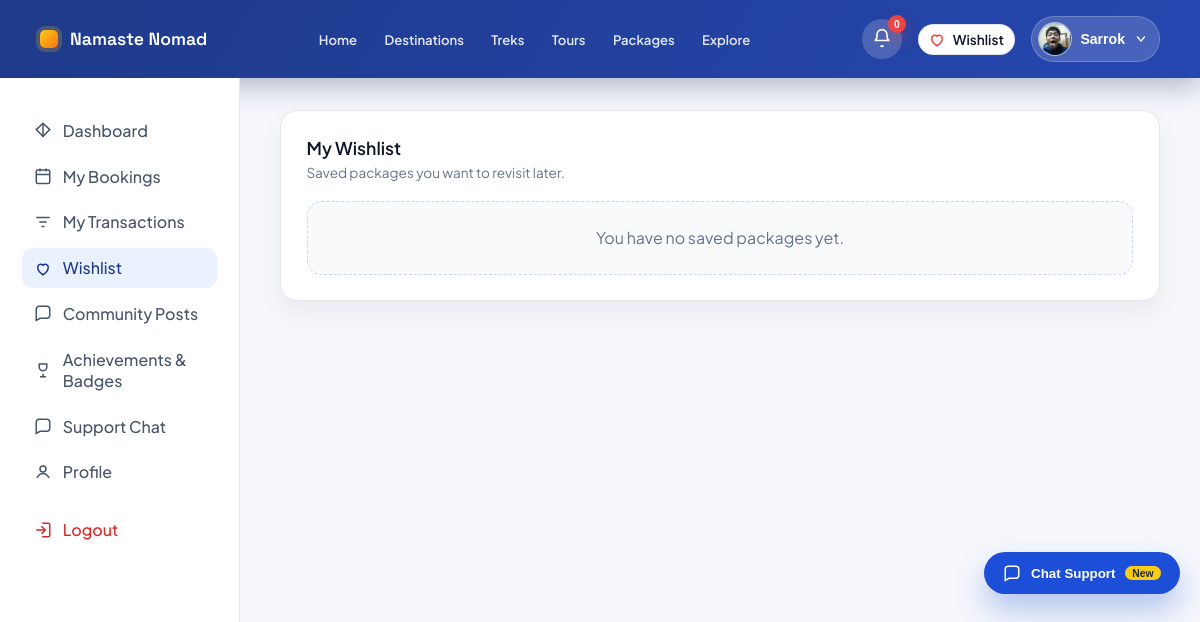
Screenshot of /accounts/traveler/wishlist/ (signed in) with the database file from the repository.
### accounts/models.py (models this page shows, shortened)
class TravelerProfile(models.Model):
    GENDER_CHOICES = (
        ('male', 'Male'),
        ('female', 'Female'),
        ('other', 'Other'),
        ('', 'Prefer not to say'),
    )
    user = models.OneToOneField(User, on_delete=models.CASCADE, related_name='traveler_profile')
    date_of_birth = models.DateField(blank=True, null=True)
    gender = models.CharField(max_length=20, choices=GENDER_CHOICES, blank=True)
    nationality = models.CharField(max_length=80, blank=True)
    bio = models.TextField(blank=True)
    avatar = models.ImageField(upload_to='avatars/', blank=True, null=True)
    created_at = models.DateTimeField(auto_now_add=True)

class User(AbstractUser):
    USER_TYPE_CHOICES = (
        ('vendor', 'Vendor'),
        ('traveler', 'Traveler'),
        ('admin', 'Admin'),
    )
    user_type = models.CharField(max_length=10, choices=USER_TYPE_CHOICES)
    phone = models.CharField(max_length=20, blank=True, null=True)
    is_verified = models.BooleanField(default=False)

### accounts/views.py (the view)
# urls.py: path('traveler/wishlist/', views.traveler_wishlist, name='traveler_wishlist'),
@never_cache
@login_required(login_url='traveler_login')
def traveler_wishlist(request):
    if not _ensure_traveler(request):
        return redirect('traveler_login')
    profile = _get_traveler_profile(request.user)
    if profile is None:
        profile = TravelerProfile.objects.create(user=request.user)
    wishlist_items = (
        Wishlist.objects.filter(traveler=request.user)
        .select_related('package', 'package__vendor')
        .prefetch_related('package__images')
        .order_by('-created_at')
    )
    wishlist_ids = set(wishlist_items.values_list('package_id', flat=True))
    return render(request, 'accounts/traveler_wishlist.html', {
        'traveler_profile': profile,
        'wishlist_items': wishlist_items,
        'wishlist_ids': wishlist_ids,
        'active_page': 'wishlist',
    })

### accounts/templates/accounts/traveler_wishlist.html (shortened to what this page needs)
{% extends "accounts/traveler_base.html" %}
{% load static %}
{% block traveler_content %}
    <section class="card">
        <div class="card-header">
            <div>
                <h2>My Wishlist</h2>
                <p class="card-subtitle">Saved packages you want to revisit later.</p>
            </div>
        </div>
        {% if wishlist_items %}
            <div class="package-grid wishlist-grid" data-wishlist-grid>
                {% for item in wishlist_items %}
                    {% with package=item.package %}
                        <article class="explore-package-card wishlist-card" data-wishlist-card>
                            {% with cover=package.images.all|first %}
                                <div class="explore-package-media" {% if cover %}style="background-image: url('{{ cover.image.url }}');"{% elif package.image_url %}style="background-image: url('{{ package.image_url }}');"{% endif %}>
                                    <a class="explore-package-media-link" href="{% url 'package_detail' package.id %}" aria-label="{{ package.title }}"></a>
                                    {% if package.is_featured %}
                                        <span class="package-tag featured-tag">Featured</span>
                                    {% endif %}
                                    {% if package.season_badge %}
                                        <span class="package-tag season-badge">{{ package.season_badge }}</span>
                                    {% endif %}
                                    {% include "core/includes/wishlist_button.html" with package=package %}
                                </div>
                            {% endwith %}
                            <div class="explore-package-body">
                                <div class="explore-package-top">
                                    <h3><a href="{% url 'package_detail' package.id %}">{{ package.title }}</a></h3>
                                    <div class="package-price">Rs {{ package.price|floatformat:0 }}</div>
                                </div>
                                <p class="package-meta">{{ package.location_name|default:package.location|default:"Nepal" }}</p>
                                <p class="package-meta">
                                    Available {{ package.available_from|date:"M d, Y"|default:"Not set" }} -
                                    {{ package.available_until|date:"M d, Y"|default:"Not set" }}
                                </p>
                                <div class="wishlist-actions">
                                    <a class="btn-outline" href="{% url 'package_detail' package.id %}">View Package</a>
                                    <button
                                        type="button"
                                        class="btn-outline wishlist-remove"
                                        data-wishlist-toggle
                                        data-package-id="{{ package.id }}"
                                        data-wishlist-url="{% url 'wishlist_toggle' %}"
                                        data-login-url="{% url 'account_login_choice' %}"
                                        data-can-wishlist="true"
                                        aria-pressed="true"
                                    >
                                        Remove
                                    </button>
                                </div>
                            </div>
                        </article>
                    {% endwith %}
                {% endfor %}
            </div>
        {% else %}
            <div class="wishlist-empty">You have no saved packages yet.</div>
        {% endif %}
    </section>
{% endblock %}

### accounts/templates/accounts/traveler_base.html (shortened to what this page needs)
{% load static %}
<!DOCTYPE html>
<html lang="en">
<head>
    <link rel="stylesheet" href="{% static 'css/traveler_profile.css' %}?v=20260227a">
    <link rel="stylesheet" href="{% static 'css/support_widget.css' %}?v=20260312a">
    <link rel="stylesheet" href="{% static 'css/notifications.css' %}?v=20260313a">
    <link rel="stylesheet" href="{% static 'css/wishlist.css' %}?v=20260315a">
</head>
<body>
    <header class="traveler-topbar">
        <a class="brand" href="{% url 'home' %}">
            <span class="brand-mark"></span>
            <span class="brand-name">Namaste Nomad</span>
        </a>
        <nav class="topbar-nav" aria-label="Public navigation">
            <a href="{% url 'home' %}" {% if request.resolver_match.url_name == 'home' %}class="active"{% endif %}>Home</a>
            <a href="#">Destinations</a>
            <a href="{% url 'package_treks' %}" {% if request.resolver_match.url_name == 'package_treks' %}class="active"{% endif %}>Treks</a>
            <a href="{% url 'package_tours' %}" {% if request.resolver_match.url_name == 'package_tours' %}class="active"{% endif %}>Tours</a>
            <a href="{% url 'package_list' %}" {% if request.resolver_match.url_name == 'package_list' %}class="active"{% endif %}>Packages</a>
            <a href="{% url 'community_feed' %}" {% if request.resolver_match.url_name == 'community_feed' %}class="active"{% endif %}>Explore</a>
        </nav>
        <div class="topbar-actions">
            {% include "accounts/includes/notification_bell.html" %}
            {% include "accounts/includes/wishlist_icon.html" %}
            <div class="profile-dropdown" data-profile-dropdown>
                <button type="button" class="profile-trigger" aria-haspopup="true" aria-expanded="false">
                    <span class="profile-trigger-avatar">
                        {% if traveler_profile and traveler_profile.avatar %}
                            <img src="{{ traveler_profile.avatar.url }}" alt="Traveler avatar">
                        {% else %}
                            <img src="{% static 'images/default-avatar.svg' %}" alt="Default traveler avatar">
                        {% endif %}
                    </span>
                    <span class="profile-trigger-name">{{ request.user.first_name|default:"Traveler" }}</span>
                    <svg width="14" height="14" viewBox="0 0 20 20" fill="none" aria-hidden="true">
                        <path d="M5 7l5 6 5-6" stroke="currentColor" stroke-width="2" stroke-linecap="round" stroke-linejoin="round"/>
                    </svg>
                </button>
            </div>
        </div>
    </header>
    <div class="traveler-shell">
        <aside class="traveler-sidebar">
            <nav class="sidebar-nav">
                <a class="nav-item {% if active_page == 'explore' %}active{% endif %}" href="{% url 'traveler_home' %}">
                    <span class="nav-icon">
                        <svg viewBox="0 0 24 24" fill="none" stroke="currentColor" stroke-width="2" aria-hidden="true">
                            <path d="M3 11.5 12 3l9 8.5-9 9-9-9z"/>
                            <path d="M12 3v18"/>
                        </svg>
                    </span>
                    Dashboard
                </a>
                <a class="nav-item {% if active_page == 'bookings' %}active{% endif %}" href="{% url 'traveler_bookings' %}">
                    <span class="nav-icon">
                        <svg viewBox="0 0 24 24" fill="none" stroke="currentColor" stroke-width="2" aria-hidden="true">
                            <rect x="3" y="4" width="18" height="18" rx="2"/>
                            <path d="M16 2v4M8 2v4M3 10h18"/>
                        </svg>
                    </span>
                    My Bookings
                </a>
                <a class="nav-item {% if active_page == 'transactions' %}active{% endif %}" href="{% url 'traveler_transactions' %}">
                    <span class="nav-icon">
                        <svg viewBox="0 0 24 24" fill="none" stroke="currentColor" stroke-width="2" aria-hidden="true">
                            <path d="M3 6h18"/>
                            <path d="M7 12h10"/>
                            <path d="M10 18h4"/>
                        </svg>
                    </span>
                    My Transactions
                </a>
                <a class="nav-item {% if active_page == 'wishlist' %}active{% endif %}" href="{% url 'traveler_wishlist' %}">
                    <span class="nav-icon">
                        <svg viewBox="0 0 24 24" fill="none" stroke="currentColor" stroke-width="2" aria-hidden="true">
                            <path d="M12 21s-7-4.35-7-10a4 4 0 0 1 7-2.65A4 4 0 0 1 19 11c0 5.65-7 10-7 10z"/>
                        </svg>
                    </span>
                    <span class="nav-label">Wishlist</span>
                </a>
                <a class="nav-item {% if active_page == 'community' %}active{% endif %}" href="{% url 'community_dashboard' %}">
                    <span class="nav-icon">
                        <svg viewBox="0 0 24 24" fill="none" stroke="currentColor" stroke-width="2" aria-hidden="true">
                            <path d="M21 15a4 4 0 0 1-4 4H8l-5 3V7a4 4 0 0 1 4-4h10a4 4 0 0 1 4 4z"/>
                        </svg>
                    </span>
                    Community Posts
                </a>
                <a class="nav-item {% if active_page == 'achievements' %}active{% endif %}" href="{% url 'traveler_achievements' %}">
                    <span class="nav-icon">
                        <svg viewBox="0 0 24 24" fill="none" stroke="currentColor" stroke-width="2" aria-hidden="true">
                            <path d="M8 21h8"/>
                            <path d="M12 17v4"/>
                            <path d="M7 4h10v4a5 5 0 0 1-10 0V4z"/>
                        </svg>
                    </span>
                    Achievements &amp; Badges
                </a>
                <a class="nav-item {% if active_page == 'support' %}active{% endif %}" href="{% url 'support_chat' %}">
                    <span class="nav-icon">
                        <svg viewBox="0 0 24 24" fill="none" stroke="currentColor" stroke-width="2" aria-hidden="true">
                            <path d="M21 15a4 4 0 0 1-4 4H8l-5 3V7a4 4 0 0 1 4-4h10a4 4 0 0 1 4 4z"/>
                        </svg>
                    </span>
                    Support Chat
                </a>
                <a class="nav-item {% if active_page == 'profile' %}active{% endif %}" href="{% url 'traveler_profile' %}">
                    <span class="nav-icon">
                        <svg viewBox="0 0 24 24" fill="none" stroke="currentColor" stroke-width="2" aria-hidden="true">
                            <circle cx="12" cy="8" r="4"/>
                            <path d="M4 20c2-4 6-6 8-6s6 2 8 6"/>
                        </svg>
                    </span>
                    Profile
                </a>
                <a class="nav-item logout" href="{% url 'logout' %}">
                    <span class="nav-icon">
                        <svg viewBox="0 0 24 24" fill="none" stroke="currentColor" stroke-width="2" aria-hidden="true">
                            <path d="M10 17l5-5-5-5"/>
                            <path d="M15 12H3"/>
                            <path d="M11 3h8a2 2 0 0 1 2 2v14a2 2 0 0 1-2 2h-8"/>
                        </svg>
                    </span>
                    Logout
                </a>
            </nav>
        </aside>
        <main class="traveler-main">
            {% block traveler_content %}{% endblock %}
        </main>
    </div>
    {% include "accounts/includes/support_widget.html" %}
</body>
</html>

### rows the page displays
TravelerProfile: avatar (picture)
User: user.first_name "Sarrok"

### other values shown
{{ notifications_unread_count|default:0 }} "0"
